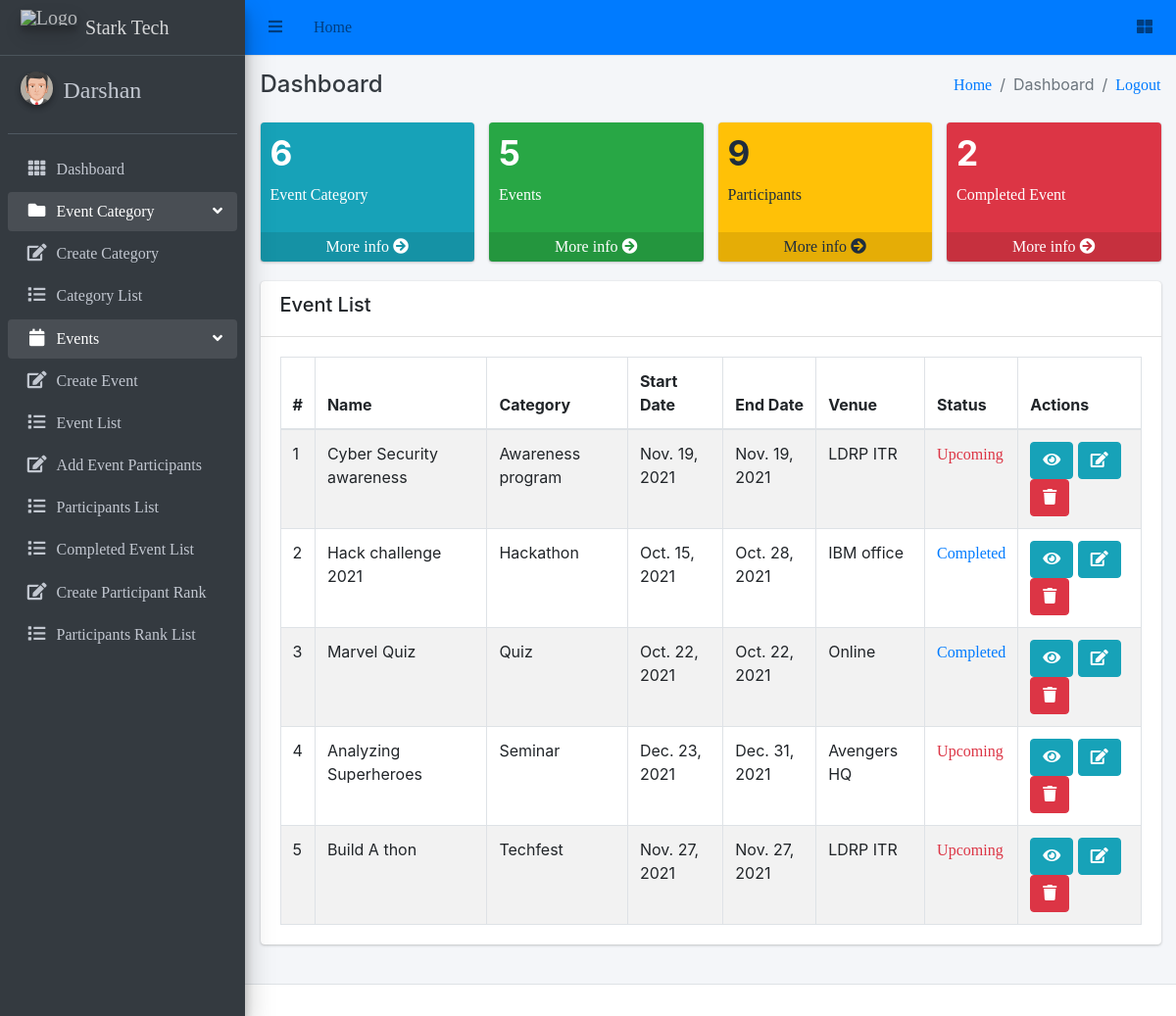
/ (signed in), run on the app's committed database.
### events/models.py (models this page shows, shortened)
class Event(models.Model):
    category = models.ForeignKey(EventCategory, on_delete=models.CASCADE)
    name = models.CharField(max_length=255, unique=True)
    uid = models.PositiveIntegerField(unique=True)
    description = RichTextUploadingField()
    venue = models.CharField(max_length=255)
    start_date = models.DateField()
    end_date = models.DateField()
    location = LocationField()
    points = models.PositiveIntegerField()
    maximum_attende = models.PositiveIntegerField()
    created_user = models.ForeignKey('auth.User', on_delete=models.CASCADE, blank=True, null=True, related_name='event_created_user')
    updated_user = models.ForeignKey('auth.User', on_delete=models.CASCADE, blank=True, null=True, related_name='event_updated_user')
    created_date = models.DateField(auto_now_add=True)
    updated_date = models.DateField(auto_now_add=True)
    status_choice = (
        ('upcoming', 'Upcoming'),
        ('active', 'Active'),
        ('completed', 'Completed'),
        ('cancel', 'Cancel'),
    )
    status = models.CharField(choices=status_choice, max_length=10)

class EventCategory(models.Model):
    name = models.CharField(max_length=255, unique=True)
    code = models.CharField(max_length=6, unique=True)
    created_user = models.ForeignKey('auth.User', on_delete=models.CASCADE, related_name='created_user')
    updated_user = models.ForeignKey('auth.User', on_delete=models.CASCADE, related_name='updated_user')
    created_date = models.DateField(auto_now_add=True)
    updated_date = models.DateField(auto_now_add=True)
    status_choice = (
        ('upcoming', 'Upcoming'),
        ('active', 'Active'),
        ('deleted', 'Deleted'),
        ('completed', 'Completed'),
    )
    status = models.CharField(choices=status_choice, max_length=10)
    def __str__(self):
        return self.name

### event_management/views.py (the view)
# urls.py: path('', dashboard, name='dashboard'),
@login_required(login_url='login')
def dashboard(request):
    user = EventMember.objects.count()
    event_ctg = EventCategory.objects.count()
    event = Event.objects.count()
    complete_event = Event.objects.filter(status='completed').count()
    events = Event.objects.all()
    context = {
        'user': user,
        'event_ctg': event_ctg,
        'event': event,
        'complete_event': complete_event,
        'events': events
    }
    return render(request, 'dashboard.html', context)

### templates/dashboard.html (shortened to what this page needs)
{% extends 'base/base.html' %}
{% block breadcrumb %}Dashboard{% endblock breadcrumb %}
{% block content %}
<div class="row">
    <div class="col-lg-3 col-6">
      <div class="small-box bg-info">
        <div class="inner">
          {% if event_ctg %}
            <h3>{{ event_ctg }}</h3>
          {% else %}
            <h3>0</h3>
          {% endif %}
          <p>Event Category</p>
        </div>
        <a href="{% url 'event-category-list' %}" class="small-box-footer">More info <i class="fas fa-arrow-circle-right"></i></a>
      </div>
    </div>
    <div class="col-lg-3 col-6">
      <div class="small-box bg-success">
        <div class="inner">
          {% if event %}
            <h3>{{ event }}</h3>
          {% else %}
            <h3>0</h3>
          {% endif %}
          <p>Events</p>
        </div>
        <a href="{% url 'event-list' %}" class="small-box-footer">More info <i class="fas fa-arrow-circle-right"></i></a>
      </div>
    </div>
    <div class="col-lg-3 col-6">
      <div class="small-box bg-warning">
        <div class="inner">
          {% if user %}
            <h3>{{ user }}</h3>
          {% else %}
            <h3>0</h3>
          {% endif %}
          <p>Participants</p>
        </div>
        <a href="{% url 'join-event-list' %}" class="small-box-footer">More info <i class="fas fa-arrow-circle-right"></i></a>
      </div>
    </div>
    <div class="col-lg-3 col-6">
      <div class="small-box bg-danger">
        <div class="inner">
          {% if complete_event %}
            <h3>{{ complete_event }}</h3>
          {% else %}
          <h3>0</h3>
          {% endif %}
          <p>Completed Event</p>
        </div>
        <a href="{% url 'complete-event' %}" class="small-box-footer">More info <i class="fas fa-arrow-circle-right"></i></a>
      </div>
    </div>
  </div>
  <div class="row">
    <div class="col-md-12">
        <div class="card">
            <div class="card-header">
                <div class="row">
                    <div class="col-md-5">
                        <h5>Event List</h5>
                    </div>
                </div>
            </div>
            <div class="card-body">
                  <table class="table table-striped table-bordered datatable dataTable no-footer" id="DataTables_Table_0" role="grid" aria-describedby="DataTables_Table_0_info" style="border-collapse: collapse !important">
                    <thead>
                        <tr role="row">
                            <th>#</th>
                            <th>Name</th>
                            <th>Category</th>
                            <th>Start Date</th>
                            <th>End Date</th>
                            <th>Venue</th>
                            <th>Status</th>
                            <th>Actions</th>
                        </tr>
                    </thead>
                    <tbody>
                        {% for event in events %}
                          <tr>
                              <td>{{ forloop.counter }}</td>
                              <td>{{ event.name|capfirst }}</td>
                              <td>{{ event.category }}</td>
                              <td>{{ event.start_date }}</td>
                              <td>{{ event.end_date }}</td>
                              <td>{{ event.venue|capfirst }}</td>
                              <td>
                                  {% if event.status == 'active' %}
                                    <a href="{% url 'update-event-status' event.id %}" class="text-success">{{ event.status|title }}</a>
                                  {% elif event.status == 'completed' %}
                                    <a href="{% url 'update-event-status' event.id %}" class="text-primary">{{ event.status|title }}</a>
                                  {% else %}
                                    <a href="{% url 'update-event-status' event.id %}" class="text-danger">{{ event.status|title }}</a>
                                  {% endif %}
                              </td>
                              <td>
                                  <a class="btn btn-info" href="{% url 'event-detail' event.pk %}" title="view">
                                      <i class="fa fa-eye"></i>
                                  </a>
                                  <a class="btn btn-info" href="{% url 'event-edit' event.pk %}" title="edit">
                                    <i class="fa fa-edit"></i>
                                </a>
                                  <a class="btn btn-danger" href="{% url 'event-delete' event.pk %}" title="delete">
                                      <i class="fa fa-trash"></i>
                                  </a>
                              </td>
                          </tr>
                        {% endfor %}
                    </tbody>
                </table>
            </div>
        </div>
    </div>
</div>
{% endblock content %}

### templates/base/base.html (shortened to what this page needs)
<!DOCTYPE html>
<html lang="en">
  {% load static %}
<head>
  {% include 'base/header.html' %}
</head>
<body class="hold-transition sidebar-mini layout-fixed layout-navbar-fixed layout-footer-fixed">
<div class="wrapper">
  {% include 'base/navbar.html' %}
  {% include 'base/sidebar.html' %}
  <div class="content-wrapper">
    <div class="content-header">
      <div class="container-fluid">
        <div class="row mb-2">
          <div class="col-sm-6">
            <h4 class="m-0 text-dark">Dashboard</h4>
          </div>
          <div class="col-sm-6">
            <ol class="breadcrumb float-sm-right">
              <li class="breadcrumb-item"><a href="#">Home</a></li>
              <li class="breadcrumb-item active">{% block breadcrumb %} {% endblock breadcrumb %}</li>
              <li class="breadcrumb-item"><a href="{% url 'logout' %}">Logout</a></li>
            </ol>
          </div>
        </div>
      </div>
    </div>
    <section class="content">
      <div class="container-fluid">
        {% block content %}
        {% endblock content %}
      </div>
    </section>
  </div>
  {% include 'base/footer.html' %}
</div>
</body>
</html>

### templates/base/header.html (shortened to what this page needs)
{% load static %}
<link rel="stylesheet" href="{% static 'plugins/fontawesome-free/css/all.min.css' %}">
<link rel="stylesheet" href="{% static 'plugins/overlayScrollbars/css/OverlayScrollbars.min.css' %}">
<link rel="stylesheet" href="{% static 'css/adminlte.min.css' %}">

### templates/base/navbar.html
{% load static %}
<nav class="main-header navbar navbar-expand navbar-primary navbar-light">
    <ul class="navbar-nav">
      <li class="nav-item">
        <a class="nav-link" data-widget="pushmenu" href="#" role="button"><i class="fas fa-bars"></i></a>
      </li>
      <li class="nav-item d-none d-sm-inline-block">
        <a href="{% url 'dashboard' %}" class="nav-link">Home</a>
      </li>
    </ul>
    <ul class="navbar-nav ml-auto">
        <li class="nav-item">
        <a class="nav-link" data-widget="control-sidebar" data-slide="true" href="#" role="button"><i
            class="fas fa-th-large"></i></a>
      </li>
    </ul>
  </nav>

### templates/base/sidebar.html
{% load static %}
<aside class="main-sidebar sidebar-dark-primary elevation-4">
    <a href="#" class="brand-link">
      <img src="{% static 'img/stark_tech_logo1.jpg' %}" alt="Logo" class="brand-image elevation-3"
           style="opacity: .8">
          <span class="brand-text font-weight-light">Stark Tech</span>
    </a>
    <div class="sidebar">
      <div class="user-panel mt-3 pb-3 mb-3 d-flex">
        <div class="image">
          <img src="{% static 'img/avatar5.png' %}" class="img-circle elevation-2" alt="User Image">
        </div>
        <div class="info">
          <a href="#" class="d-block"><h4>{{ request.user.username }}</h4></a>
        </div>
      </div>
      <nav class="mt-2">
        <ul class="nav nav-pills nav-sidebar flex-column" data-widget="treeview" role="menu" data-accordion="false">
          <li class="nav-item">
            <a href="{% url 'dashboard' %}" class="nav-link">
              <i class="nav-icon fas fa-th"></i>
              <p>
                Dashboard
              </p>
            </a>
          </li>
          <li class="nav-item has-treeview menu-open">
            <a href="#" class="nav-link">
              <i class="nav-icon fas fa-folder"></i>
              <p>
                Event Category
                <i class="right fas fa-angle-left"></i>
              </p>
            </a>
            <ul class="nav nav-treeview">
              <li class="nav-item">
                <a href="{% url 'create-event-category' %}" class="nav-link">
                  <i class="far fa fa-edit nav-icon"></i>
                  <p>Create Category</p>
                </a>
              </li>
              <li class="nav-item">
                <a href="{% url 'event-category-list' %}" class="nav-link">
                  <i class="far fa fa-list nav-icon"></i>
                  <p>Category List</p>
                </a>
              </li>
            </ul>
          </li>
          <li class="nav-item has-treeview menu-open">
            <a href="#" class="nav-link">
              <i class="nav-icon fas fa-calendar"></i>
              <p>
                Events
                <i class="right fas fa-angle-left"></i>
              </p>
            </a>
            <ul class="nav nav-treeview">
              <li class="nav-item">
                <a href="{% url 'event-create' %}" class="nav-link">
                  <i class="far fa fa-edit nav-icon"></i>
                  <p>Create Event</p>
                </a>
              </li>
              <li class="nav-item">
                <a href="{% url 'event-list' %}" class="nav-link">
                  <i class="far fa fa-list nav-icon"></i>
                  <p>Event List</p>
                </a>
              </li>
              <li class="nav-item">
                <a href="{% url 'add-event-member' %}" class="nav-link">
                  <i class="far fa fa-edit nav-icon"></i>
                  <p>Add Event Participants</p>
                </a>
              </li>
              <li class="nav-item">
                <a href="{% url 'join-event-list' %}" class="nav-link">
                  <i class="far fa fa-list nav-icon"></i>
                  <p>Participants List</p>
                </a>
              </li>
              <li class="nav-item">
                <a href="{% url 'complete-event' %}" class="nav-link">
                  <i class="far fa fa-list nav-icon"></i>
                  <p>Completed Event List</p>
                </a>
              </li>
              <li class="nav-item">
                <a href="{% url 'create-user-mark' %}" class="nav-link">
                  <i class="far fa fa-edit nav-icon"></i>
                  <p>Create Participant Rank</p>
                </a>
              </li>
              <li class="nav-item">
                <a href="{% url 'user-mark' %}" class="nav-link">
                  <i class="far fa fa-list nav-icon"></i>
                  <p>Participants Rank List</p>
                </a>
              </li>
            </ul>
          </li>
        </ul>
      </nav>
    </div>
  </aside>

### templates/base/footer.html
<footer class="main-footer">
</footer>

### templates/base/js.html (shortened to what this page needs)
{% load static %}

### data on the page
Event: name "Cyber Security awareness", category "Awareness program", start_date "Nov. 19, 2021", end_date "Nov. 19, 2021", venue "LDRP ITR", status "Upcoming"
Event: name "Hack challenge 2021", category "Hackathon", start_date "Oct. 15, 2021", end_date "Oct. 28, 2021", venue "IBM office", status "Completed"
Event: name "Marvel Quiz", category "Quiz", start_date "Oct. 22, 2021", end_date "Oct. 22, 2021", venue "Online", status "Completed"
Event: name "Analyzing Superheroes", category "Seminar", start_date "Dec. 23, 2021", end_date "Dec. 31, 2021", venue "Avengers HQ", status "Upcoming"
Event: name "Build A thon", category "Techfest", start_date "Nov. 27, 2021", end_date "Nov. 27, 2021", venue "LDRP ITR", status "Upcoming"

### other printed values
{{ request.user.username }} "Darshan"
{{ event_ctg }} "6"
{{ event }} "5"
{{ user }} "9"
{{ complete_event }} "2"
